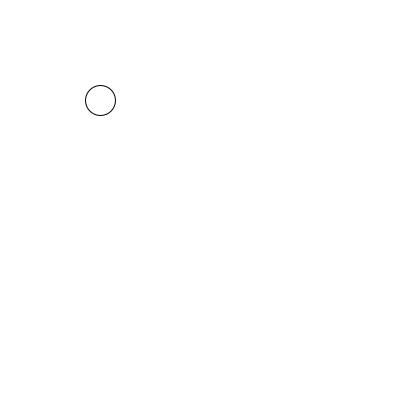
Frame 1 (no input)
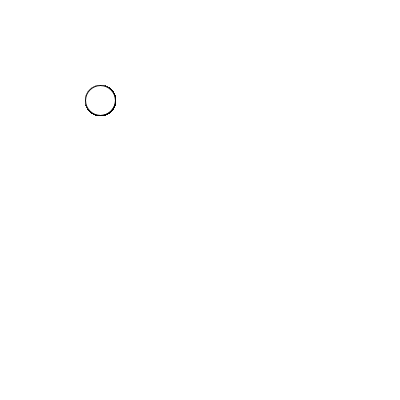
Frame 60 (the mouse pressed at the canvas centre just before this capture)
Frame 120 (the mouse held since frame 60 and released just before this capture): identical to frame 60, image omitted

The Processing sketch that drew these frames (run headless with seeded random() and noise(); from frame 60 on, the mouse is pressed at the canvas centre):

// Processing sketch: LessonOneProject
// ── LessonOneProject.pde
void setup(){
  size(400,400);
  background(255);
};

void draw(){

  ellipse (100, 100, 30, 30);
};

void mousePressed(){
  ellipse(mouseX, mouseY, 30, 30);
};
